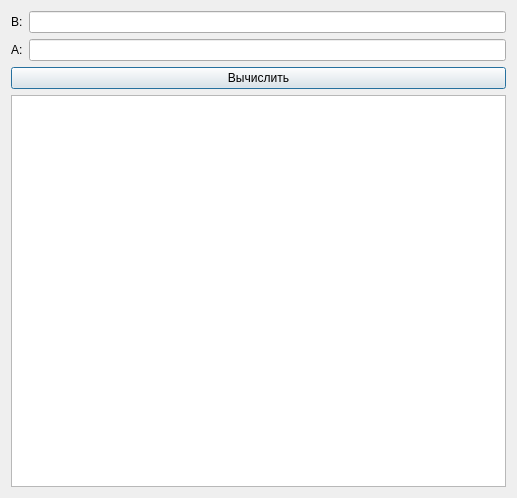
<?xml version="1.0" encoding="UTF-8"?>
<ui version="4.0">
 <class>Dialog</class>
 <widget class="QDialog" name="Dialog">
  <property name="geometry">
   <rect>
    <x>0</x>
    <y>0</y>
    <width>517</width>
    <height>498</height>
   </rect>
  </property>
  <property name="windowTitle">
   <string>Dialog</string>
  </property>
  <layout class="QVBoxLayout" name="verticalLayout">
   <item>
    <layout class="QHBoxLayout" name="horizontalLayout_2">
     <item>
      <widget class="QLabel" name="label_2">
       <property name="text">
        <string>B:</string>
       </property>
      </widget>
     </item>
     <item>
      <widget class="QLineEdit" name="lineEdit_2">
       <property name="text">
        <string/>
       </property>
      </widget>
     </item>
    </layout>
   </item>
   <item>
    <layout class="QHBoxLayout" name="horizontalLayout">
     <item>
      <widget class="QLabel" name="label">
       <property name="text">
        <string>A:</string>
       </property>
      </widget>
     </item>
     <item>
      <widget class="QLineEdit" name="lineEdit"/>
     </item>
    </layout>
   </item>
   <item>
    <widget class="QPushButton" name="pushButton">
     <property name="text">
      <string>Вычислить</string>
     </property>
    </widget>
   </item>
   <item>
    <widget class="QListWidget" name="listWidget"/>
   </item>
  </layout>
 </widget>
 <resources/>
 <connections>
  <connection>
   <sender>pushButton</sender>
   <signal>clicked()</signal>
   <receiver>Dialog</receiver>
   <slot>calculate()</slot>
   <hints>
    <hint type="sourcelabel">
     <x>258</x>
     <y>86</y>
    </hint>
    <hint type="destinationlabel">
     <x>258</x>
     <y>248</y>
    </hint>
   </hints>
  </connection>
 </connections>
 <slots>
  <slot>calculate()</slot>
 </slots>
</ui>
